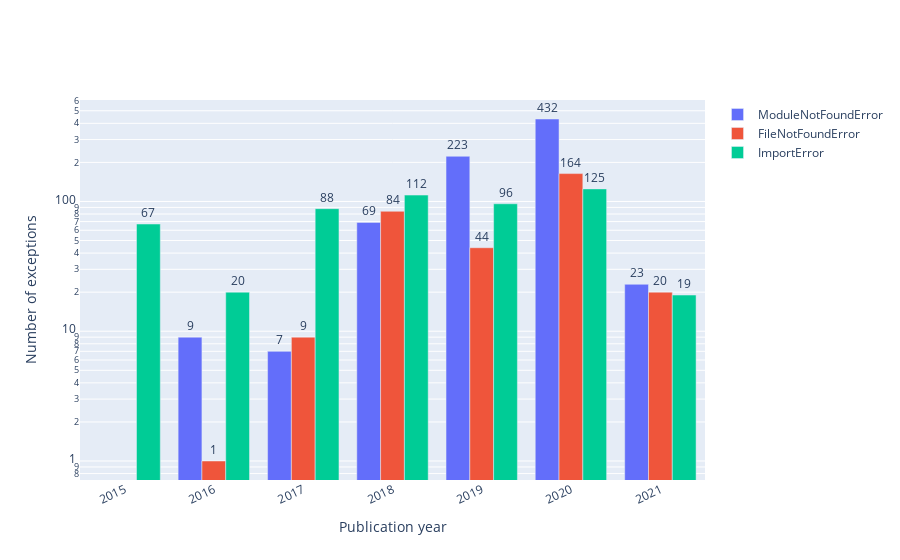

The notebook cell saved with this chart:
### Code cell
fig = go.Figure()
fig.add_trace(go.Bar(
    x=modulenotfounderror_per_published_year_df['published_year'],
    y=modulenotfounderror_per_published_year_df['count'],
    name='ModuleNotFoundError',
))
fig.add_trace(go.Bar(
    x=filenotfounderror_per_published_year_df['published_year'],
    y=filenotfounderror_per_published_year_df['count'],
    name='FileNotFoundError',
))
fig.add_trace(go.Bar(
    x=importerror_per_published_year_df['published_year'],
    y=importerror_per_published_year_df['count'],
    name='ImportError',
))

filename = 'exceptions_per_article_published_year'
xaxis_title = 'Publication year'
yaxis_title = 'Number of exceptions'
fig.update_traces(texttemplate='%{y:s}', textposition='outside')
fig.update_layout(uniformtext_minsize=8, uniformtext_mode='hide', xaxis_tickangle=-25, yaxis_type='log', xaxis_type='date', xaxis_title=xaxis_title, yaxis_title=yaxis_title)    
fig.write_image('Trends/' + filename + '.pdf', scale=1.0)
fig.show()

### Figure 1 — Plotly figure (JSON) as saved in the notebook; plotly's stock layout.template omitted (floating-point values rounded to 4 significant figures)
{"data": [{"name": "ModuleNotFoundError", "textposition": "outside", "texttemplate": "%{y:s}", "type": "bar", "x": ["2020", "2019", "2018", "2021", "2016", "2017"], "y": [432, 223, 69, 23, 9, 7]}, {"name": "FileNotFoundError", "textposition": "outside", "texttemplate": "%{y:s}", "type": "bar", "x": ["2020", "2018", "2019", "2021", "2017", "2016"], "y": [164, 84, 44, 20, 9, 1]}, {"name": "ImportError", "textposition": "outside", "texttemplate": "%{y:s}", "type": "bar", "x": ["2020", "2018", "2019", "2017", "2015", "2016", "2021"], "y": [125, 112, 96, 88, 67, 20, 19]}], "layout": {"autosize": true, "uniformtext": {"minsize": 8, "mode": "hide"}, "xaxis": {"autorange": true, "range": ["2014-07-02 12:00", "2021-07-02 12:00"], "tickangle": -25, "title": {"text": "Publication year"}, "type": "date"}, "yaxis": {"autorange": true, "range": [-0.1464, 2.782], "title": {"text": "Number of exceptions"}, "type": "log"}}}
